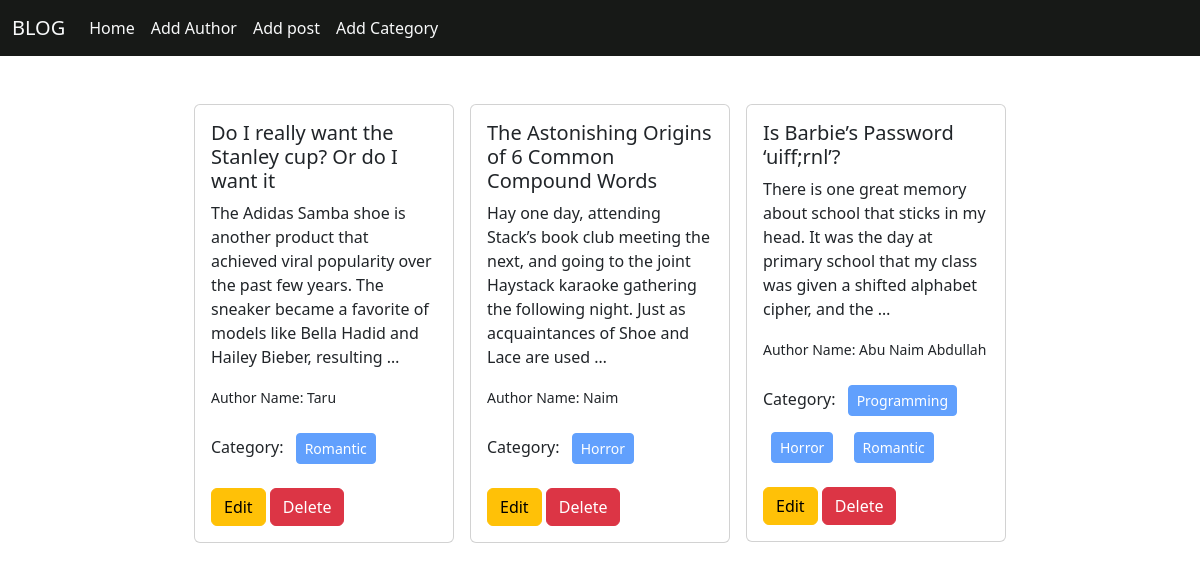
Before: / with the older database file.
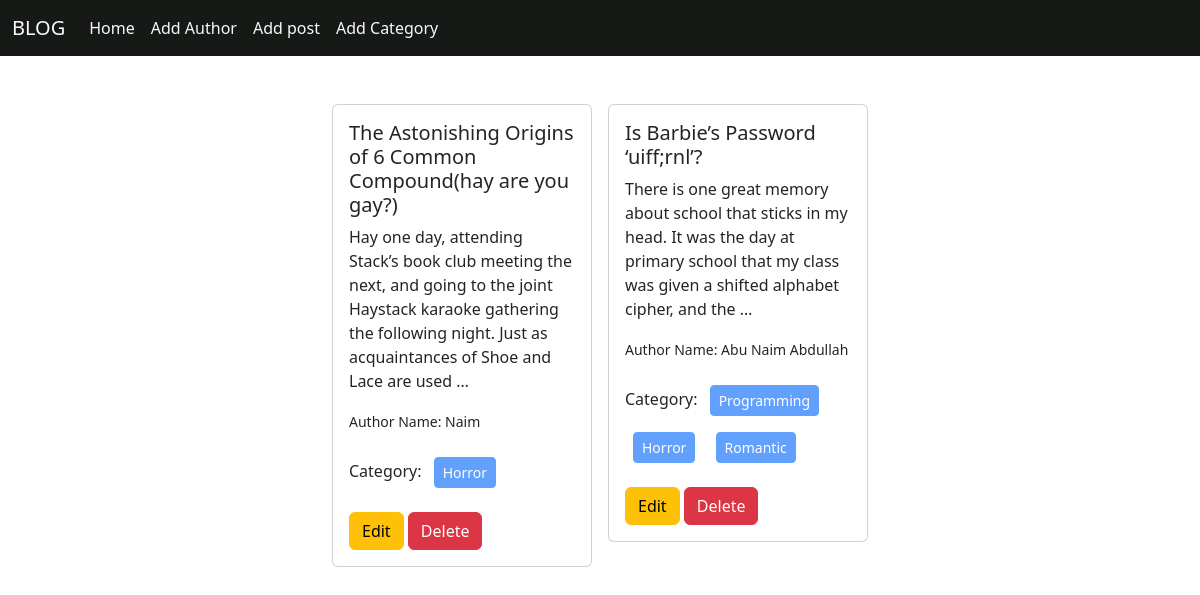
After: the same page with the newer database file.
### post/models.py (models this page shows, shortened)
class Post(models.Model):
    title = models.CharField(max_length = 100)
    content = models.TextField()
    category = models.ManyToManyField(Category) # A post could be create by many categories and also Many post could be create base on a category. so this is many to many relationship
    author = models.ForeignKey(Author, on_delete=models.CASCADE)

### author/models.py (models this page shows, shortened)
class Author(models.Model):
    name = models.CharField(max_length = 100)
    bio = models.TextField()
    phone = models.CharField(max_length = 12)

### categories/models.py (models this page shows, shortened)
class Category(models.Model):
    name = models.CharField(max_length = 100)

### blog_project/views.py (the view)
# urls.py: path('', views.home, name='home'),
def home(request):
    data = Post.objects.all()
    return render(request, 'home.html', {'data':data})

### templates/home.html
{% extends 'base.html' %}
{% block content %}
<div class="d-flex flex-wrap justify-content-center px-5 py-5">
    {% for post in data %}
    <div class="col-sm-3">
      <div class="card mx-2">
        <div class="card-body">
          <h5 class="card-title">{{ post.title }}</h5>
          <p class="card-text">{{ post.content | truncatewords:30 }}</p>
          <p class="card-text"><small>Author Name: {{post.author.name}}</small></p>
          <p>Category:
            {% for cat in post.category.all%}
            <button class="btn btn-primary btn-sm disabled m-2">{{cat.name}}</button>
            {% endfor %}
          </p>
          <a href="{% url 'edit_post' post.id %}" class="btn btn-warning">Edit</a>
          <a href="{% url 'delete_post' post.id %}" class="btn btn-danger ">Delete</a>
        </div>
      </div>
    </div>
    {% endfor %}
  </div>
{% endblock %}

### templates/base.html (shortened to what this page needs)
<!DOCTYPE html>
<html lang="en">
<head>
    <link href="https://cdn.jsdelivr.net/npm/bootstrap@5.3.2/dist/css/bootstrap.min.css" rel="stylesheet">
</head>
<body>
    <nav class="navbar navbar-expand-lg bg-body-tertiary" style="background-color: rgb(23, 25, 23) !important;">
        <div class="container-fluid">
          <a class="navbar-brand text-light" href="#">BLOG</a>
          <div class="collapse navbar-collapse" id="navbarNav">
            <ul class="navbar-nav">
              <li class="nav-item">
                <a class="nav-link active text-light" aria-current="page" href="{% url 'home' %}">Home</a>
              </li>
              <li class="nav-item">
                <a class="nav-link active text-light" aria-current="page" href="{% url 'add_author' %}">Add Author</a>
              </li>
              <li class="nav-item">
                <a class="nav-link active text-light" aria-current="page" href="{% url 'add_post' %}">Add post</a>
              </li>
              <li class="nav-item">
                <a class="nav-link active text-light" aria-current="page" href="{% url 'add_category' %}">Add Category</a>
              </li>
            </ul>
          </div>
        </div>
      </nav>
      {% block content %}
      {% endblock %}
</body>
</html>

Changed rows visible on the page:
removed Post: title "Do I really want the Stanley cup? Or do I want it", content "The Adidas Samba shoe is another product that achieved viral popularity over the past few years. The sneaker became a favorite of models like Bella Hadid and Hailey Bieber, resulting …", author.name "Taru", Category (name "Romantic")
changed Post "Naim": title "The Astonishing Origins of 6 Common Compound Words" → "The Astonishing Origins of 6 Common Compound(hay are you gay?)"
